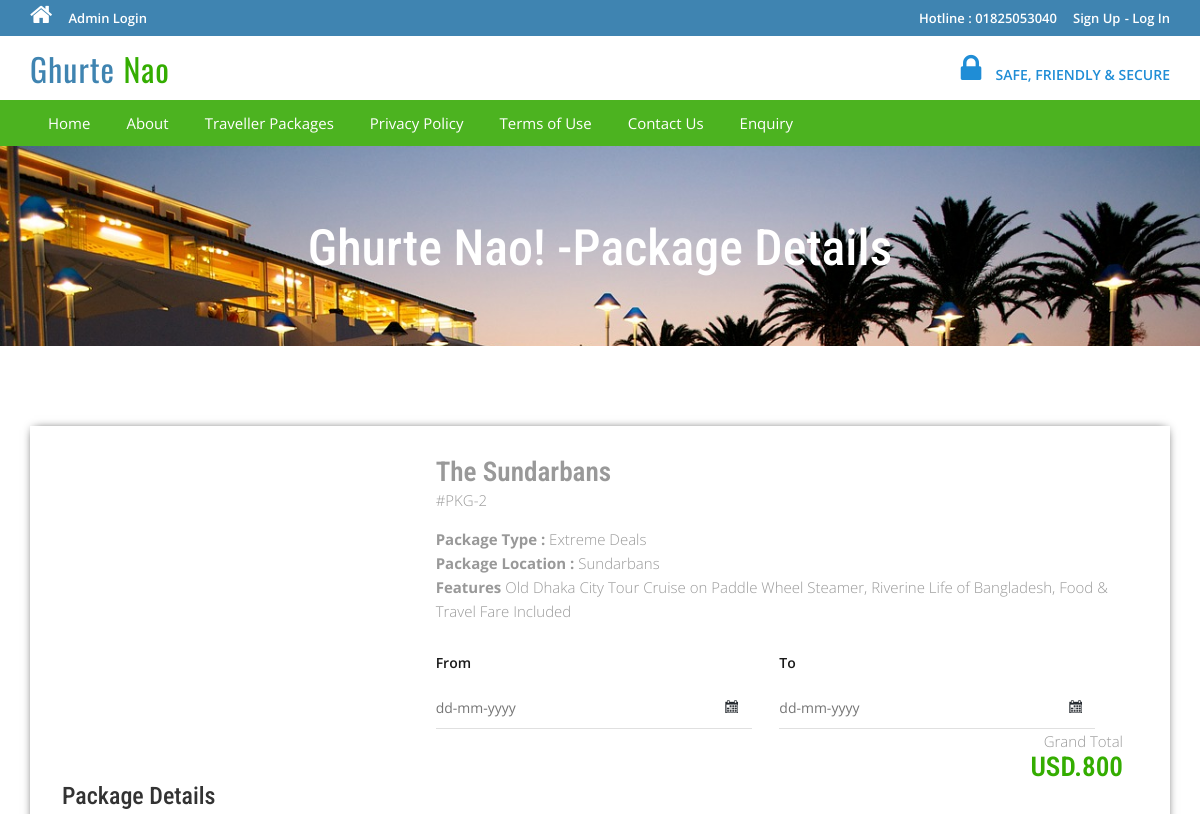
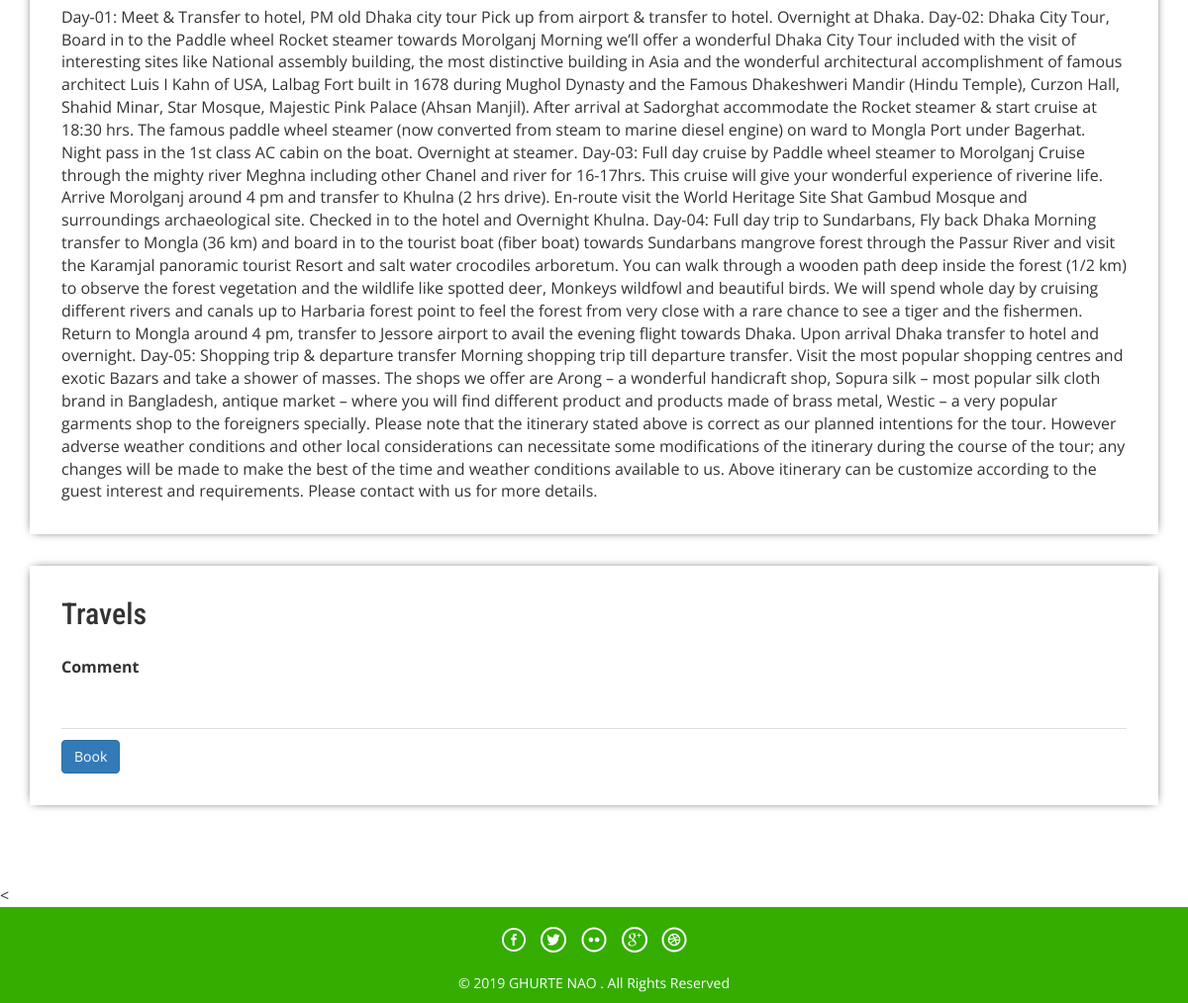
Screenshot of /package-details.php?pkgid=2 with the database file from the repository (2 pictures, top to bottom).
### tables this page shows
CREATE TABLE `tbltourpackages` (
  `PackageId` int(11) NOT NULL,
  `PackageName` varchar(200) NOT NULL,
  `PackageType` varchar(150) NOT NULL,
  `PackageLocation` varchar(100) NOT NULL,
  `PackagePrice` int(11) NOT NULL,
  `PackageFetures` varchar(255) NOT NULL,
  `PackageDetails` mediumtext NOT NULL,
  `PackageImage` varchar(100) NOT NULL,
  `Creationdate` timestamp NOT NULL DEFAULT current_timestamp(),
  `UpdationDate` timestamp NULL DEFAULT '0000-00-00 00:00:00' ON UPDATE current_timestamp()
);

### package-details.php (the view, shortened to what this page needs)
<?php
include('includes/config.php');
?>
<!DOCTYPE HTML>
<html>
<head>
<link href="css/bootstrap.css" rel='stylesheet' type='text/css' />
<link href="css/style.css" rel='stylesheet' type='text/css' />
<link href="css/font-awesome.css" rel="stylesheet">
<link href="css/animate.css" rel="stylesheet" type="text/css" media="all">
<link rel="stylesheet" href="css/jquery-ui.css" />
</head>
<body>
<?php include('includes/header.php');?>
<div class="banner-3">
	<div class="container">
		<h1 class="wow zoomIn animated animated" data-wow-delay=".5s" style="visibility: visible; animation-delay: 0.5s; animation-name: zoomIn;"> Ghurte Nao! -Package Details</h1>
	</div>
</div>
<div class="selectroom">
	<div class="container">
<?php
$pid=intval($_GET['pkgid']);
$sql = "SELECT * from tbltourpackages where PackageId=:pid";
$query = $dbh->prepare($sql);
$query -> bindParam(':pid', $pid, PDO::PARAM_STR);
$query->execute();
$results=$query->fetchAll(PDO::FETCH_OBJ);
if($query->rowCount() > 0)
{
foreach($results as $result)
{	?>
<form name="book" method="post">
		<div class="selectroom_top">
			<div class="col-md-4 selectroom_left wow fadeInLeft animated" data-wow-delay=".5s">
			</div>
			<div class="col-md-8 selectroom_right wow fadeInRight animated" data-wow-delay=".5s">
				<h2><?php echo htmlentities($result->PackageName);?></h2>
				<p class="dow">#PKG-<?php echo htmlentities($result->PackageId);?></p>
				<p><b>Package Type :</b> <?php echo htmlentities($result->PackageType);?></p>
				<p><b>Package Location :</b> <?php echo htmlentities($result->PackageLocation);?></p>
					<p><b>Features</b> <?php echo htmlentities($result->PackageFetures);?></p>
					<div class="ban-bottom">
				<div class="bnr-right">
				<label class="inputLabel">From</label>
				<input class="date" id="datepicker" type="text" placeholder="dd-mm-yyyy"  name="fromdate" required="">
			</div>
			<div class="bnr-right">
				<label class="inputLabel">To</label>
				<input class="date" id="datepicker1" type="text" placeholder="dd-mm-yyyy" name="todate" required="">
			</div>
			</div>
				<div class="grand">
					<p>Grand Total</p>
					<h3>USD.800</h3>
				</div>
			</div>
		<h3>Package Details</h3>
				<p style="padding-top: 1%"><?php echo htmlentities($result->PackageDetails);?> </p>
		</div>
		<div class="selectroom_top">
			<h2>Travels</h2>
			<div class="selectroom-info animated wow fadeInUp animated" data-wow-duration="1200ms" data-wow-delay="500ms" style="visibility: visible; animation-duration: 1200ms; animation-delay: 500ms; animation-name: fadeInUp; margin-top: -70px">
				<ul>
					<li class="spe">
						<label class="inputLabel">Comment</label>
						<input class="special" type="text" name="comment" required="">
					</li>
					<?php if($_SESSION['login'])
					{?>
						<li class="spe" align="center">
					<button type="submit" name="submit2" class="btn-primary btn">Book</button>
						</li>
						<?php } else {?>
							<li class="sigi" align="center" style="margin-top: 1%">
							<a href="#" data-toggle="modal" data-target="#myModal4" class="btn-primary btn" > Book</a></li>
							<?php } ?>
				</ul>
			</div>
		</div>
		</form>
<?php }} ?>
	</div>
</div>
<
<?php include('includes/footer.php');?>
</body>
</html>

### css/style.css (style rules this page uses)
html, body { font-size: 100%; background: #fff; font-family: 'Open Sans', sans-serif; }
body a,.grid_1,plan_1,plan_1.one,plan_1.two,i.icon1, i.icon2, i.icon3, i.icon4, i.icon5, i.icon6 { transition:0.5s all; -webkit-transition:0.5s all; -moz-transition:0.5s all; -o-transition:0.5s all; -ms-transition:0.5s all; }
h1,h2,h3,h4,h5,h6 { margin:0; font-family: 'Roboto Condensed', sans-serif; }
p { margin:0; }
ul { margin:0; padding:0; }
label { margin:0; }
.bnr-right input[type="text"] { width: 95%; color: #9E9E9E; outline: none; font-size: 14px; padding: 10px 10px; border: 1px solid #9E9E9E; -webkit-appearance: none; margin-top: 10px; }
.date { background: url(../images/date-icon.png) no-repeat 95.5% 45% #fff; cursor: pointer; }
.ban-top .inputLabel,.ban-bottom .inputLabel { display: block; font-weight: 600; font-size: 14px; margin-bottom: 5px; color: #191919; }
.bnr-right { float: left; width:50%; }
.ban-bottom { margin-top: 30px; }
.banner-3 { background: url(../images/6.jpg)no-repeat; background-size: cover; -webkit-background-size: cover; -o-background-size: cover; -ms-background-size: cover; -moz-background-size: cover; min-height:200px; }
.banner-3 h1 { font-size: 50px; margin-bottom: 40px; padding: 1.5em 0 0; text-align: center; color: #fff; }
.selectroom { padding: 5em 0 3em; }
.selectroom_top { padding: 2em; box-shadow: 0px 0px 10px -4px #000; margin-bottom: 2em; }
.grand { text-align: right; }
.selectroom_right h2 { font-size: 1.7em; color: #999; font-weight: 600; margin: 0; }
.selectroom_right h3 { font-size: 1.7em; font-weight: 600; color:#34ad00; }
p.dow { font-size: 15px; color: #999; font-weight: 300; line-height: 1.8em; margin-bottom:1em; }
.selectroom_right p { font-size: 15px; line-height: 1.6em; font-weight: 300; color: #999; }
.selectroom-info li { display: inline-block; float: left; }
.selectroom input[type="text"] { width: 92%; color: #9E9E9E; outline: none; font-size: 14px; padding: 10px 0px; border: none; border-bottom:1px solid rgba(0,0,0,.12); -webkit-appearance: none; margin-top: 10px; }
.selectroom-info ul { margin-top: 3em; }
li.spe { width: 100%; margin-top: 3em; }
li.spe input[type="text"] { width: 100%; }

### rows the page displays
tbltourpackages: PackageName "The Sundarbans", PackageId "2", PackageType "Extreme Deals", PackageLocation "Sundarbans", PackageFetures "Old Dhaka City Tour Cruise on Paddle Wheel Steamer, Riverine Life of Bangladesh, Food & Travel Fare Included", PackageDetails "Day-01: Meet & Transfer to hotel, PM old Dhaka city tour Pick up from airport & transfer to hotel. Overnight at Dhaka. Day-02: Dhaka City Tour, Board in to the Paddle wheel Rocket steamer towards Morolganj Morning we’ll offer a wonderful Dhaka City Tour included with the visit of interesting sites like National assembly building, the most distinctive building in Asia and the wonderful architectural accomplishment of famous architect Luis I Kahn of USA, Lalbag Fort built in 1678 during Mughol Dynasty and the Famous Dhakeshweri Mandir (Hindu Temple), Curzon Hall, Shahid Minar, Star Mosque, Majestic Pink Palace (Ahsan Manjil). After arrival at Sadorghat accommodate the Rocket steamer & start…"
